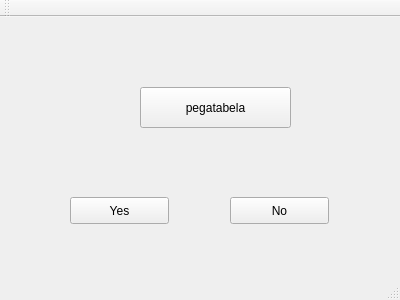
<?xml version="1.0" encoding="UTF-8"?>
<ui version="4.0">
 <class>HAT</class>
 <widget class="QMainWindow" name="HAT">
  <property name="geometry">
   <rect>
    <x>0</x>
    <y>0</y>
    <width>400</width>
    <height>300</height>
   </rect>
  </property>
  <property name="mouseTracking">
   <bool>false</bool>
  </property>
  <property name="windowTitle">
   <string>HAT</string>
  </property>
  <property name="toolTip">
   <string>&lt;html&gt;&lt;head/&gt;&lt;body&gt;&lt;p&gt;cfdsfdsf&lt;/p&gt;&lt;/body&gt;&lt;/html&gt;</string>
  </property>
  <property name="styleSheet">
   <string notr="true"/>
  </property>
  <widget class="QWidget" name="centralWidget">
   <widget class="QPushButton" name="Yes">
    <property name="geometry">
     <rect>
      <x>70</x>
      <y>180</y>
      <width>99</width>
      <height>27</height>
     </rect>
    </property>
    <property name="text">
     <string>Yes</string>
    </property>
   </widget>
   <widget class="QPushButton" name="No">
    <property name="geometry">
     <rect>
      <x>230</x>
      <y>180</y>
      <width>99</width>
      <height>27</height>
     </rect>
    </property>
    <property name="text">
     <string>No</string>
    </property>
   </widget>
   <widget class="QPushButton" name="pegatabela">
    <property name="geometry">
     <rect>
      <x>140</x>
      <y>70</y>
      <width>151</width>
      <height>41</height>
     </rect>
    </property>
    <property name="text">
     <string>pegatabela</string>
    </property>
   </widget>
  </widget>
  <widget class="QMenuBar" name="menuBar">
   <property name="geometry">
    <rect>
     <x>0</x>
     <y>0</y>
     <width>400</width>
     <height>20</height>
    </rect>
   </property>
  </widget>
  <widget class="QToolBar" name="mainToolBar">
   <attribute name="toolBarArea">
    <enum>TopToolBarArea</enum>
   </attribute>
   <attribute name="toolBarBreak">
    <bool>false</bool>
   </attribute>
  </widget>
  <widget class="QStatusBar" name="statusBar"/>
 </widget>
 <layoutdefault spacing="6" margin="11"/>
 <resources/>
 <connections/>
</ui>
